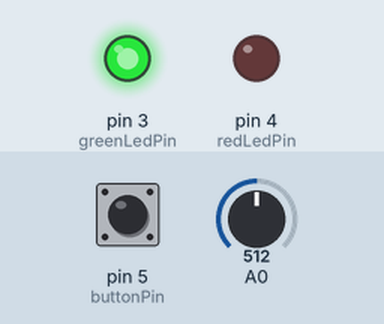
A sketch run on a simulated Arduino Uno, built with avr-gcc and run on an emulated ATmega328P. On the bench: output pins drawn as LEDs (lit = HIGH). The inputs (shaded band) are chosen by the test bench; at power-on: pin 5 (buttonPin) HIGH, A0 = 512. No radio packets arrive unless stated.

Above: at 1.3 s.
1.4 s: pin 5 (buttonPin) pulled LOW for 0.35 s
At 2.1 s:
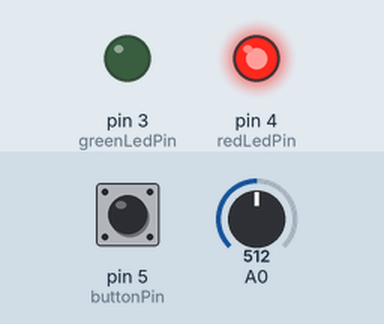
3.7 s: pin 5 (buttonPin) pulled LOW for 3.2 s
At 8.5 s:
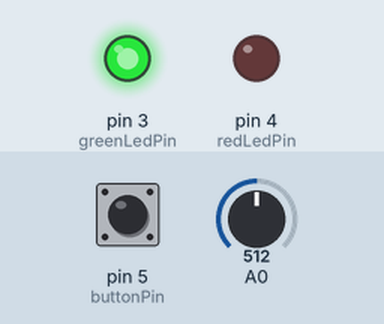
Timing chart, 0 to 10.0 s (numbered marks = the images above; inputs shaded):
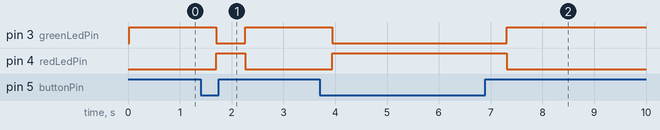

Measured:
- after the input at 1.4 s, pin 3 (greenLedPin): HIGH → LOW after 0.30 s, → HIGH 0.56 s later; pin 4 (redLedPin): LOW → HIGH after 0.30 s, → LOW 0.56 s later
- after the input at 3.7 s, pin 3 (greenLedPin): HIGH → LOW after 0.25 s, → HIGH 3.4 s later; pin 4 (redLedPin): LOW → HIGH after 0.25 s, → LOW 3.4 s later

The sketch:

LoRa_Sender_v3.ino
```cpp
#include <LoRa.h>

int buttonPin = 5;
int redLedPin = 4;
int greenLedPin = 3;
float RSMT = 0.00;

void setup() {
  pinMode(buttonPin, INPUT);
  pinMode(redLedPin, OUTPUT);
  pinMode(greenLedPin, OUTPUT);
  pinMode(A0, INPUT);

  // initialize the LoRa sender protocol, kill program if not
  if(!LoRa.begin(915E6)){
    while(1);
  }
}

void loop() {
  // read in analog signal from sensor and use for LED activation
  digitalWrite(greenLedPin, digitalRead(buttonPin));
  digitalWrite(redLedPin, !digitalRead(buttonPin));

  // read and convert 4-20 signal
  RSMT = (int) (1000*convertVoltage((float) analogRead(A0)));

  // initialize packet and send 4-20 signal x1000
  LoRa.beginPacket();
  LoRa.print((RSMT));
  LoRa.endPacket();

  // delay between packet sends
  delay(500);
}

float convertVoltage(float reading) {
  // change for given resistance used, here is 243 ohms
  float resistor = 243.0;
  float voltage = (reading + 0.5)/1023.0*5.0;

  return voltage*1000/resistor;
}
```
